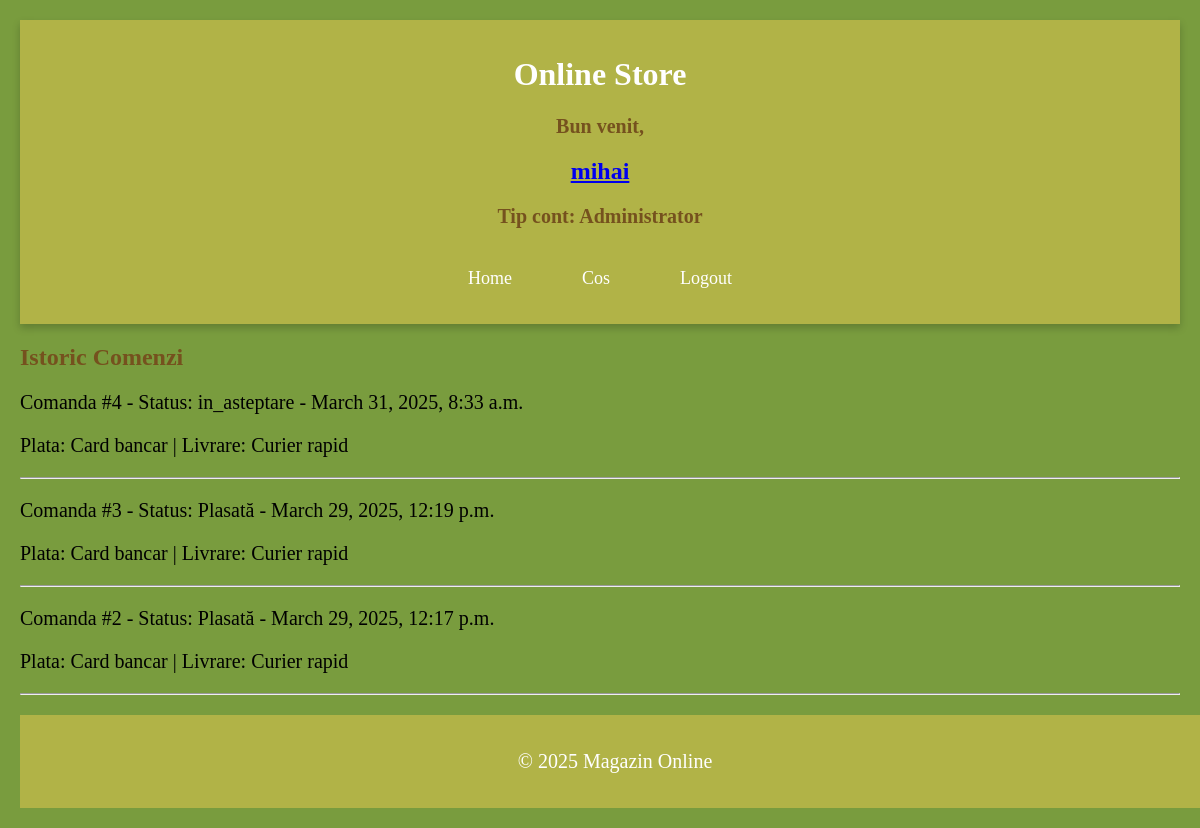
The page /istoric-comenzi/ (signed in) on the database its author committed.
### online_store/models.py (models this page shows, shortened)
class Comanda(models.Model):
    STATUS_CHOICES = (
        ('in_cos', 'În Coș'),
        ('plasata', 'Plasată'),
        ('procesata', 'Procesată'),
        ('livrata', 'Livrată'),
        ('anulata', 'Anulată'),
    )
    METODE_PLATA = [
        ('card', 'Card bancar'),
        ('ramburs', 'Plată la livrare'),
    ]
    METODE_LIVRARE = [
        ('curier', 'Curier rapid'),
        ('easybox', 'Easybox'),
    ]
    user = models.ForeignKey(User, on_delete=models.CASCADE)
    data_plasare = models.DateTimeField(auto_now_add=True)
    pret_total = models.DecimalField(max_digits=10, decimal_places=2, default=0)
    status = models.CharField(max_length=20, choices=STATUS_CHOICES, default='in_asteptare')
    metoda_plata = models.CharField(max_length=20, choices=METODE_PLATA, default='card')
    metoda_livrare = models.CharField(max_length=20, choices=METODE_LIVRARE, default='curier')
    class Meta:
        verbose_name_plural = 'Comenzi'

### online_store/views.py (the view)
# urls.py: path('istoric-comenzi/', views.istoric_comenzi, name='istoric_comenzi'),
@login_required
def istoric_comenzi(request):
    comenzi = Comanda.objects.filter(user=request.user).order_by('-data_plasare')
    return render(request, 'online_store/istoric_comenzi.html', {'comenzi': comenzi})

### online_store/templates/online_store/istoric_comenzi.html
{% extends "online_store/base.html" %}
{% block content %}
    <h2>Istoric Comenzi</h2>
    {% for comanda in comenzi %}
        <p>Comanda #{{ comanda.id }} - Status: {{ comanda.get_status_display }} - {{ comanda.data_plasare }}</p>
        <p>Plata: {{ comanda.get_metoda_plata_display }} | Livrare: {{ comanda.get_metoda_livrare_display }}</p>
        <hr>
    {% empty %}
        <p>Nu aveți comenzi plasate.</p>
    {% endfor %}
{% endblock %}

### online_store/templates/online_store/base.html (shortened to what this page needs)
<!DOCTYPE html>
<html>
    <head>
        {% load static %}
        <link rel="stylesheet" href="{% static 'online_store/css/styles.css' %}">
    </head>
    <body>
      <header>
        <h1>Online Store</h1>
        <h2>
          {% if user.is_authenticated %}
          <p>Bun venit, </p><a href="{% url 'cont_utilizator' %}" >{{ user.username }}</a>
          {% if user.is_superuser %}
          <p>Tip cont: Administrator</p>
         {% else %}
         <p>Tip cont: Utilizator normal</p>
         {% endif %}
         {% else %}
         <p>Nu ești autentificat.</p>
         {% endif %}
        </h2>
        <nav>
            <a href="{% url 'lista_produse' %}">Home</a>
            <a href="{% url 'cos' %}">Cos</a>
            {% if user.is_authenticated %}
              <a href="{% url 'logout'%}">Logout</a>
            {% else %}
              <a href="{% url 'login' %}">Login</a>
              <a href="{% url 'register' %}">Register</a>
            {% endif %}
        </nav>
      </header>
      <main>
        {% block content %}
        {% endblock %}
      </main>
      <footer>
        <p>
          &copy; 2025 Magazin Online
        </p>
      </footer>
    </body>
</html>

### online_store/static/online_store/css/styles.css (style rules this page uses)
body { background-color: #799c3e; margin: 0; padding: 20px; }
header { background-color: #b1b347; color:white; padding:15px; text-align:center; box-shadow: 0px 4px 8px rgba(0,0,0,0.2); }
nav { display: flex; justify-content: center; gap: 20px; }
nav a { color: white; font-size: 18px; margin: 10px; padding: 10px 15px; transition: 0.5s; text-decoration:none; }
h2 { color: #75511e; }
p { font-size: 20px; }
footer { background-color: #b1b347; color: white; text-align: center; padding: 15px; margin-top:20px; position: relative; bottom: 0; width: 100%; }

### rows shown on the page
Comanda: id "4", status "in_asteptare", data_plasare "March 31, 2025, 8:33 a.m.", metoda_plata "Card bancar", metoda_livrare "Curier rapid"
Comanda: id "3", status "Plasată", data_plasare "March 29, 2025, 12:19 p.m.", metoda_plata "Card bancar", metoda_livrare "Curier rapid"
Comanda: id "2", status "Plasată", data_plasare "March 29, 2025, 12:17 p.m.", metoda_plata "Card bancar", metoda_livrare "Curier rapid"

### other values the page prints
{{ user.username }} "mihai"
